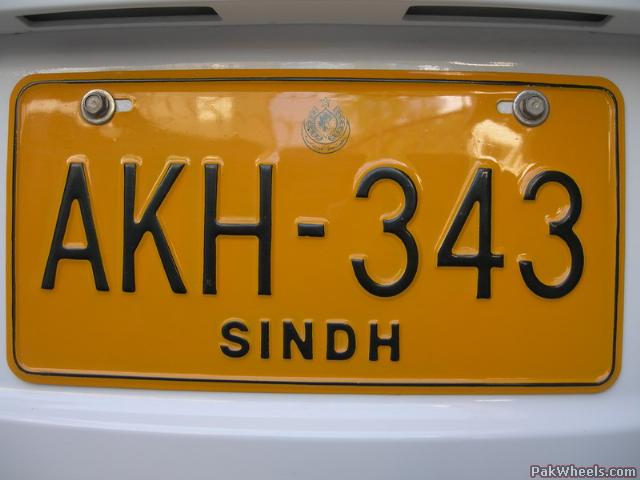
%> input picture Number_Plate_Extraction/carplate2.jpg, 640 x 480 px
$ octave im.m   (GNU Octave 9; MATLAB toolbox functions it lacks are replaced by stand-ins)
%> lines starting %> are read from the running program, lines starting %| are printed output that depends on the picture; in (x1, y1, x2, y2) boxes, pixels count from 0 and x2, y2 are one past the last pixel; in counts of white or black regions, pixels touching at a corner belong together; the program's own positions count from 1
i=imread('carplate2.jpg')
%> i is the input picture: size 480x640x3 uint8; mean R, G, B 152.5, 119, 68
b=imresize(i,[400 NaN])
b=rgb2gray(b)
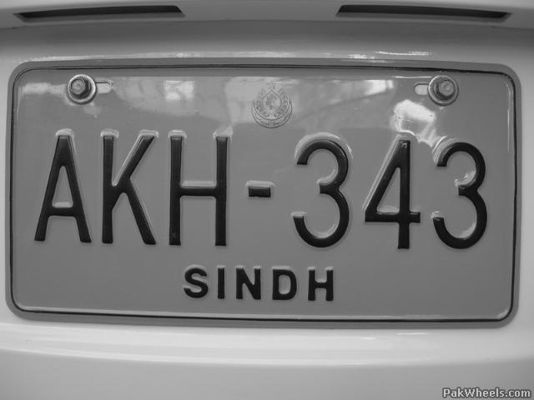
%> b: size 400x534 uint8; min 8, max 232, mean 123.2
g=medfilt2(b,[3 3])
se=strel('disk',1); % Structural element (disk of radius 1) for morphological processing.
gi=imdilate(g,se); % Dilating the gray image with the structural element.
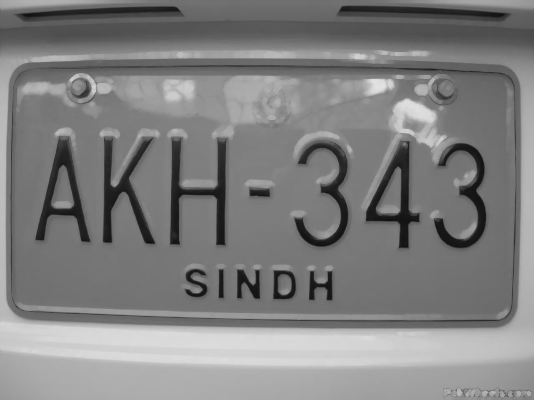
%> gi: size 400x534 uint8; min 18, max 226, mean 127.8
ge=imerode(g,se); % Eroding the gray image with structural element.
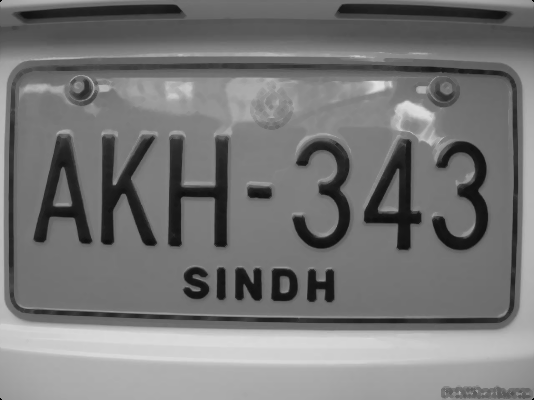
%> ge: size 400x534 uint8; min 0, max 225, mean 118.7
gdiff=imsubtract(gi,ge); % Morphological Gradient for edges enhancement.
gdiff=mat2gray(gdiff); % Converting the class to double.
%> gdiff: size 400x534 double
gdiff=conv2(gdiff,[1 1;1 1]); % Convolution of the double image for brightening the edges.
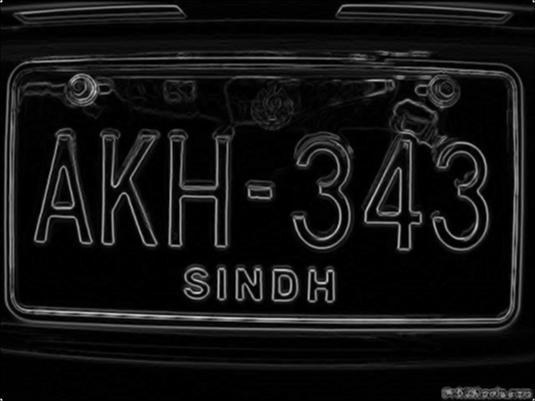
%> gdiff: size 401x535 double; min 0, max 3.01, mean 0.223; drawn with min black and max white
gdiff=imadjust(gdiff,[0.5 0.7],[0 1],0.1); % Intensity scaling between the range 0 to 1.
B=logical(gdiff); % Conversion of the class from double to binary.
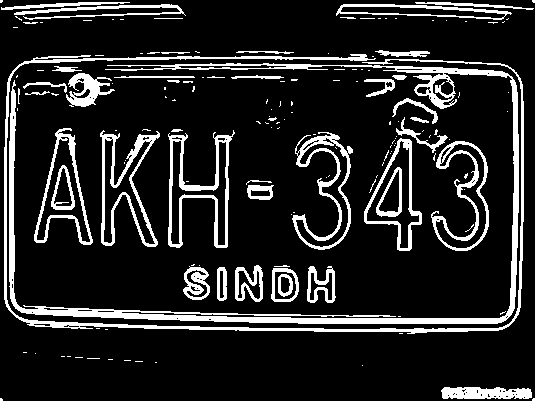
%> B: size 401x535 logical; 14.6% white; 157 white regions (111 under 20 px), largest, box (x1, y1, x2, y2) and area: (9, 63, 519, 324) 8100, (4, 54, 524, 334) 4650, (168, 130, 235, 248) 1831
% Eliminating the possible horizontal lines from the output image of regiongrow
% that could be edges of license plate.
er=imerode(B,strel('line',70,0));
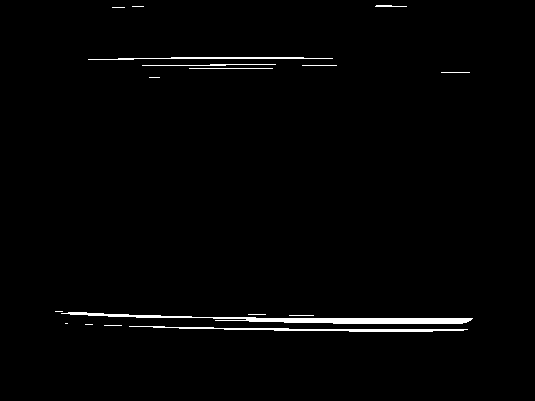
%> er: size 401x535 logical; 1.5% white; 17 white regions (8 under 20 px), largest, box (x1, y1, x2, y2) and area: (61, 312, 473, 324) 1673, (129, 326, 468, 332) 725, (88, 57, 333, 60) 394
out1=imsubtract(B,er);
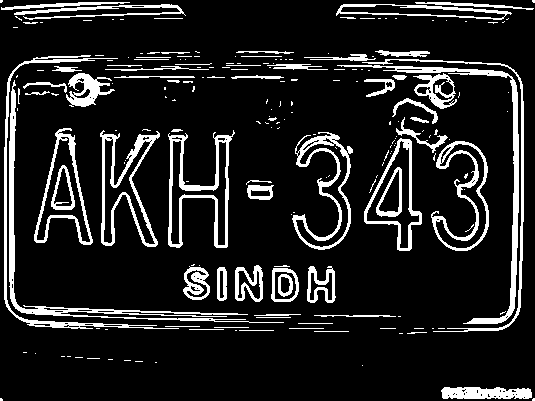
%> out1: size 401x535 double; values 0 (black) and 1 (white), 13% white; 205 white regions (136 under 20 px), largest, box (x1, y1, x2, y2) and area: (9, 80, 284, 323) 2431, (337, 65, 519, 324) 2245, (168, 130, 235, 248) 1831


pause(1)
imshow(B);
pause(1)
